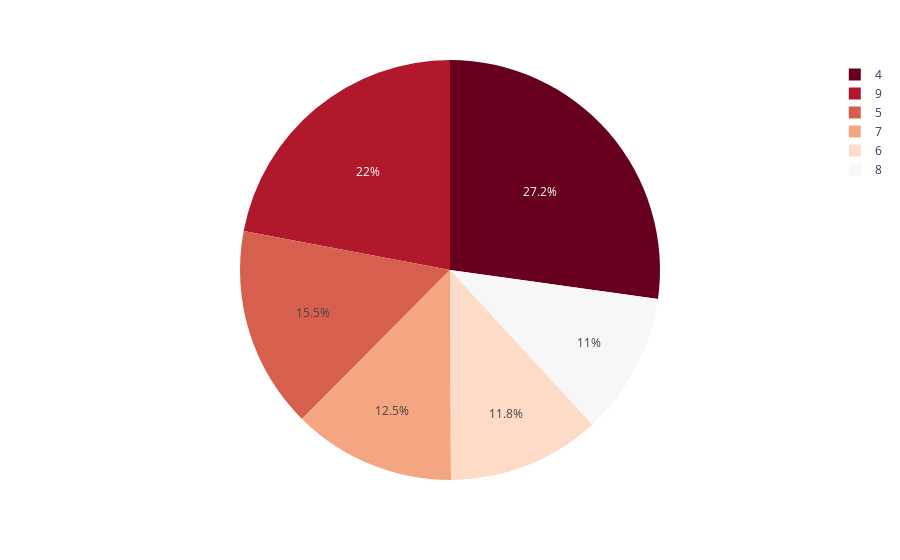

The code cell stored with this chart in its notebook:
### Code cell
import plotly.express as px
import plotly.graph_objects as go
# This dataframe has 244 lines, but 4 distinct values for `day`
fig = px.pie(dfm, values='sum_stu', names='month',color_discrete_sequence=px.colors.sequential.RdBu)
fig.show()

### Figure 1 — Plotly figure (JSON) as saved in the notebook; plotly's stock layout.template omitted (floating-point values rounded to 4 significant figures)
{"data": [{"domain": {"x": [0, 1], "y": [0, 1]}, "hovertemplate": "month=%{label}<br>sum_stu=%{value}<extra></extra>", "labels": [4, 5, 6, 7, 8, 9], "legendgroup": "", "name": "", "showlegend": true, "type": "pie", "values": [45210.0, 25810.0, 19571, 20816, 18199, 36600.0]}], "layout": {"legend": {"tracegroupgap": 0}, "margin": {"t": 60}, "piecolorway": ["rgb(103,0,31)", "rgb(178,24,43)", "rgb(214,96,77)", "rgb(244,165,130)", "rgb(253,219,199)", "rgb(247,247,247)", "rgb(209,229,240)", "rgb(146,197,222)", "rgb(67,147,195)", "rgb(33,102,172)", "rgb(5,48,97)"]}}
